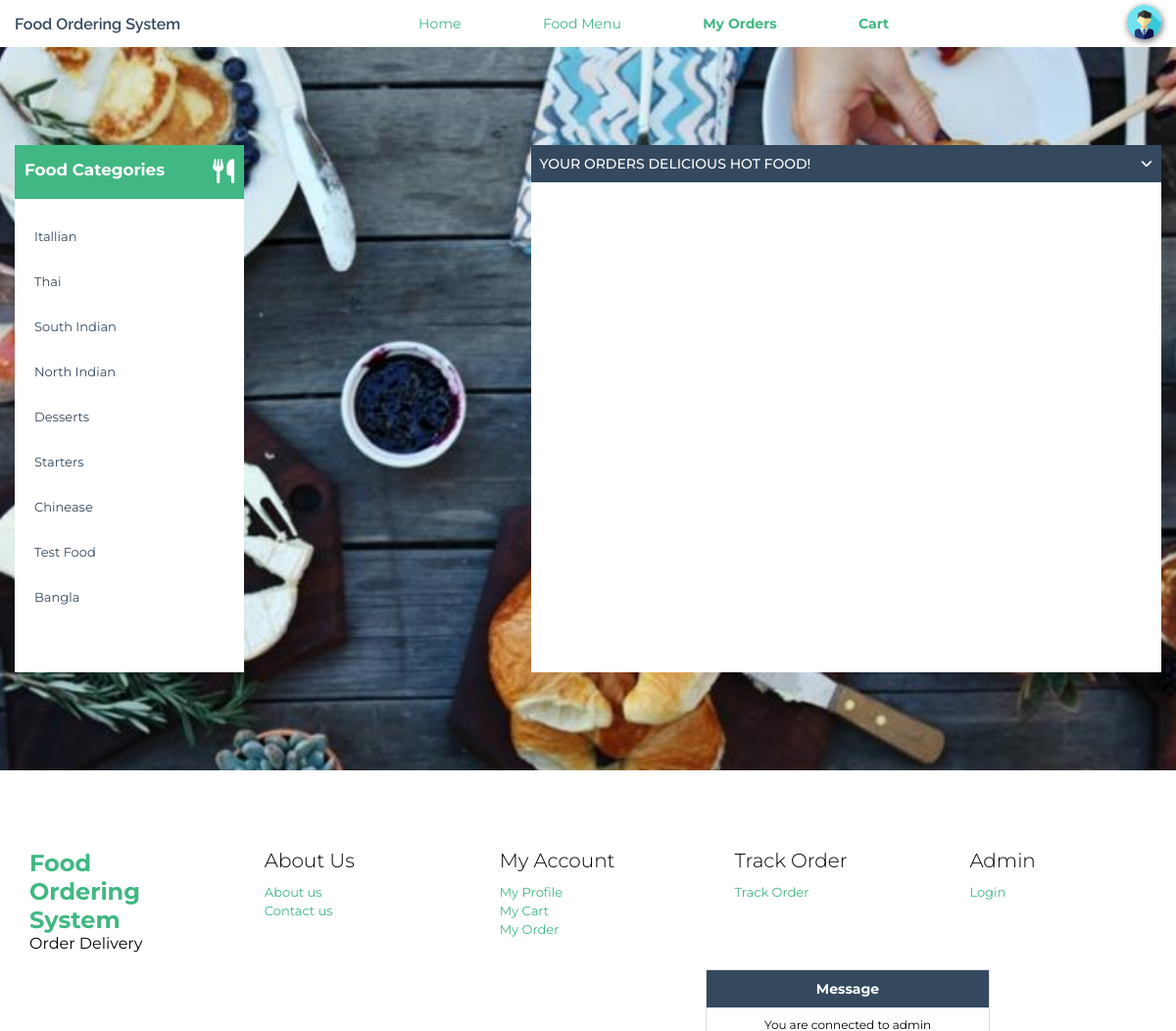
The app's page /order-details.php (signed in) with its own data.
### tables this page shows
CREATE TABLE `tblcategory` (
  `ID` int(5) NOT NULL,
  `CategoryName` varchar(120) DEFAULT NULL,
  `CreationDate` timestamp NULL DEFAULT current_timestamp()
);

### order-details.php (the view, shortened to what this page needs)
<?php
include_once('includes/dbconnection.php');
if (strlen($_SESSION['fosuid']==0)) {
  header('location:logout.php');
  } else{
    ?>
<!DOCTYPE html>
<html lang="en">
<head>
    <link href="css/animsition.min.css" rel="stylesheet">
    <link href="css/animate.css" rel="stylesheet">
    <link href="css/style.css" rel="stylesheet">
    <link href="css/order.css" rel="stylesheet">
    <link href="css/order-detail.css" rel="stylesheet">
</head>
<body>
    <div class="site-wrapper animsition" data-animsition-in="fade-in" data-animsition-out="fade-out">
        <header id="header" class="header-scroll top-header headrom">
            <?php include_once('includes/header.php');?>
        </header>
        <div class="page-wrapper">
            <div class="container">
                <div class="order-row">
                    <div class="menu">
                        <div class="sidebar">
                            <div class="main-block">
                                <div class="sidebar-title">
                                    <h6>Food Categories</h6> <i class="fa fa-cutlery pull-right"></i>
                                </div>
                                <ul id="food-menu">
                                    <?php
      $query=mysqli_query($con,"select * from  tblcategory");
              while($row=mysqli_fetch_array($query))
              {
              ?>
                                    <li>
                                        <label class="custom-control custom-checkbox">
                                            <span class="custom-control-description"><a
                                                    href="viewfood-categorywise.php?catid=<?php echo $row['CategoryName'];?>"><?php echo $row['CategoryName'];?></a></span>
                                        </label>
                                    </li>
                                    <?php } ?>
                                </ul>
                            </div>
                        </div>
                    </div>
                    <div class="mid-menu">
                        <div class="menu-widget">
                            <div class="widget-heading">
                                <h3 class="widget-title text-dark">
                                    Your ORDERS Delicious hot food! <a class="btn btn-link pull-right"
                                        href="#popular">
                                        <i class="fa fa-angle-down pull-right"></i>
                                    </a>
                                </h3>
                            </div>
                            <div class="order-collapse" id="1">
                            </div>
                        </div>
                    </div>
                </div>
            </div>
            <?php include('includes/footer.php');?>
        </div>
</body>
</html>
<?php } ?>

### css/style.css (style rules this page uses)
:root { --font-dark:#34495E; --font-white:#ffffff; --font-primary:#41B883; --bg-primary:#34495E; --bg-secondary:#41B883; }
* { margin: 0; padding: 0; box-sizing: border-box; }
body { font-family: 'Montserrat', sans-serif; }
a { text-decoration: none; }
.container { max-width: 1170px; margin:0 auto; }
header { box-shadow: 1px 2px 3px rgba(0,0,0,0.5); background: white; }

### css/order.css (style rules this page uses)
.page-wrapper { background-image: url(../images/f-d.jpg); background-position: center; background-size: cover; background-repeat: no-repeat; background-attachment: fixed; }
.menu { background: white; padding: 20px 15px; width: 30%; }
.sidebar-title { background: var(--bg-secondary); padding: 15px 10px; color: white; font-size: 25px; display: flex; justify-content: space-between; }
.order-row { display: flex; justify-content: space-between; }
ul#food-menu { list-style: none; margin-top: 15px; }
ul#food-menu li a { display: block; padding: 15px 20px; font-size: 13px; color: var(--font-dark); }

### css/order-detail.css (style rules this page uses)
.order-row { padding: 100px 0; justify-content: space-between; }
.mid-menu { background-color: white; width: 55%; }
.menu { width: 20%; padding: 0; }
.widget-heading { padding: 10px 9px; background: var(--bg-primary); color: white; }
h3.widget-title { font-size: 14px; text-transform: uppercase; font-weight: 500; }
h3.widget-title a { color: white; float: right; }
.order-collapse { padding: 10px 20px; height: 500px; overflow-y: auto; }

### records on screen
tblcategory: CategoryName "Itallian"
tblcategory: CategoryName "Thai"
tblcategory: CategoryName "South Indian"
tblcategory: CategoryName "North Indian"
tblcategory: CategoryName "Desserts"
tblcategory: CategoryName "Starters"
tblcategory: CategoryName "Chinease"
tblcategory: CategoryName "Test Food"
tblcategory: CategoryName "Bangla"
